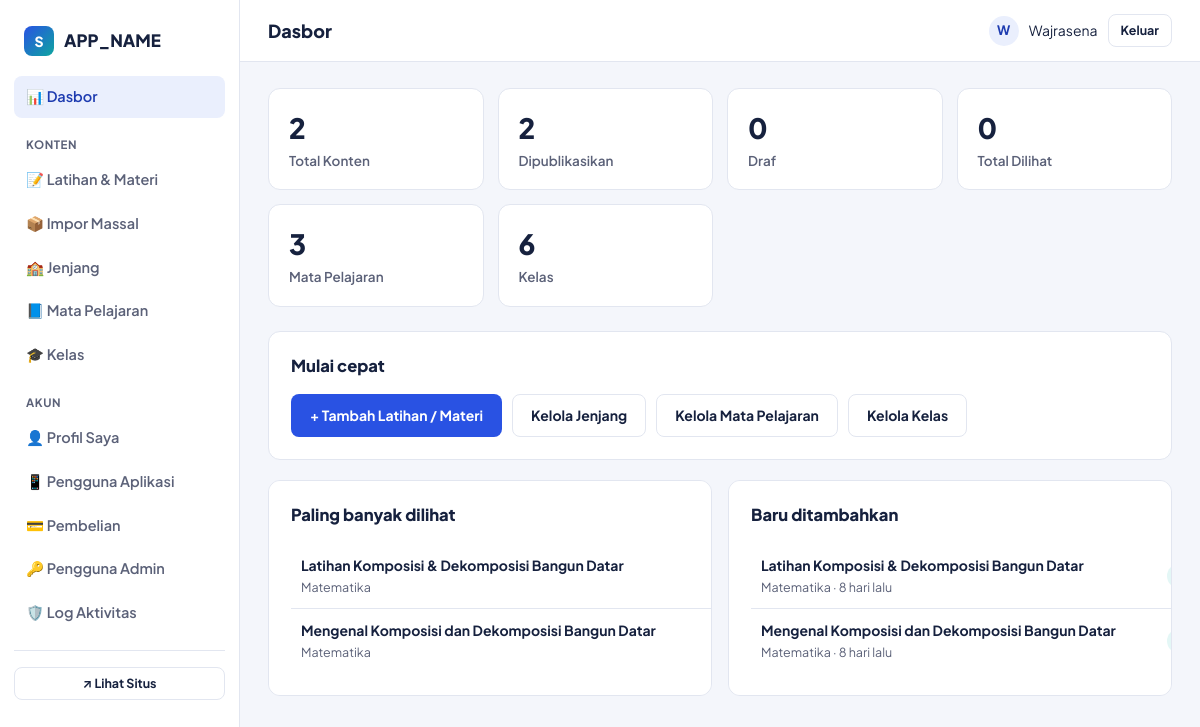
/admin/index.php (signed in), run on the app's committed database.
### tables this page shows
CREATE TABLE IF NOT EXISTS topik (
    id              INT UNSIGNED AUTO_INCREMENT PRIMARY KEY,
    kelas_id        INT UNSIGNED NOT NULL,
    tipe            ENUM('latihan','materi') NOT NULL DEFAULT 'latihan',
    judul           VARCHAR(200) NOT NULL,
    slug            VARCHAR(220) NOT NULL,
    deskripsi       VARCHAR(500) NULL,
    tingkat         ENUM('mudah','sedang','sulit') NULL,
    jumlah_soal     SMALLINT UNSIGNED NULL,
    file_path       VARCHAR(255) NULL,       
    konten          LONGTEXT NULL,           
    emoji           VARCHAR(10) NULL DEFAULT '📝',
    status          ENUM('draft','published') NOT NULL DEFAULT 'published',
    berbayar_mobile TINYINT(1) NOT NULL DEFAULT 0,    
    harga           INT UNSIGNED NULL,                
    dilihat         INT UNSIGNED NOT NULL DEFAULT 0,
    dibuat_oleh     INT UNSIGNED NULL,
    created_at      DATETIME NOT NULL DEFAULT CURRENT_TIMESTAMP,
    updated_at      DATETIME NOT NULL DEFAULT CURRENT_TIMESTAMP ON UPDATE CURRENT_TIMESTAMP,
    UNIQUE KEY uq_topik_slug (kelas_id, slug),
    KEY idx_topik_status (status),
    KEY idx_topik_tipe (tipe),
    CONSTRAINT fk_topik_kelas FOREIGN KEY (kelas_id) REFERENCES kelas(id) ON DELETE CASCADE,
    CONSTRAINT fk_topik_admin FOREIGN KEY (dibuat_oleh) REFERENCES admin_users(id) ON DELETE SET NULL,
    FULLTEXT KEY ft_topik_cari (judul, deskripsi)
);

CREATE TABLE IF NOT EXISTS mapel (
    id          INT UNSIGNED AUTO_INCREMENT PRIMARY KEY,
    jenjang_id  INT UNSIGNED NOT NULL,
    nama        VARCHAR(100) NOT NULL,
    slug        VARCHAR(100) NOT NULL,
    emoji       VARCHAR(10)  NULL DEFAULT '📘',
    urutan      INT UNSIGNED NOT NULL DEFAULT 0,
    created_at  DATETIME NOT NULL DEFAULT CURRENT_TIMESTAMP,
    UNIQUE KEY uq_mapel_slug (jenjang_id, slug),
    CONSTRAINT fk_mapel_jenjang FOREIGN KEY (jenjang_id) REFERENCES jenjang(id) ON DELETE CASCADE
);

### includes/functions.php (called while the page is built, shortened)
<?php
require_once __DIR__ . '/db.php';
function h(?string $value): string
{
    return htmlspecialchars($value ?? '', ENT_QUOTES, 'UTF-8');
}
function waktu_relatif(string $datetime): string
{
    $selisih = time() - strtotime($datetime);
    if ($selisih < 2592000) return floor($selisih / 86400) . ' hari lalu';
    return format_tanggal($datetime);
}
function url_publik(string $path = ''): string
{
    return rtrim(APP_URL, '/') . '/' . ltrim($path, '/');
}
function format_judul(string $judul): string
{
    return $judul;
}

### includes/db.php (called while the page is built, shortened)
<?php
function db(): PDO
{
    static $pdo = null;
    if ($pdo === null) {
        $dsn = 'mysql:host=' . DB_HOST . ';dbname=' . DB_NAME . ';charset=' . DB_CHARSET;
        $options = [
            PDO::ATTR_ERRMODE            => PDO::ERRMODE_EXCEPTION,
            PDO::ATTR_DEFAULT_FETCH_MODE => PDO::FETCH_ASSOC,
            PDO::ATTR_EMULATE_PREPARES   => false,
        ];
        try {
            $pdo = new PDO($dsn, DB_USER, DB_PASS, $options);
        } catch (PDOException $e) {
            error_log('Koneksi database gagal: ' . $e->getMessage());
            http_response_code(500);
            if (APP_ENV === 'production') {
                die('Situs sedang mengalami gangguan. Silakan coba beberapa saat lagi.');
            }
            die('Koneksi database gagal: ' . $e->getMessage());
        }
    }
    return $pdo;
}

### includes/auth.php (called while the page is built, shortened)
<?php
require_once __DIR__ . '/functions.php';
function admin_saat_ini(): ?array
{
    static $cache = null;
    if ($cache === null) {
        $stmt = db()->prepare('SELECT id, username, nama, peran, aktif FROM admin_users WHERE id = :id');
        $stmt->execute(['id' => $_SESSION['admin_id']]);
        $cache = $stmt->fetch() ?: null;
    }
    return $cache;
}

### admin/includes/bootstrap.php (called while the page is built, shortened)
<?php
require_once __DIR__ . '/../../includes/functions.php';
require_once __DIR__ . '/../../includes/auth.php';
$admin = admin_saat_ini();

### admin/index.php (the view, shortened to what this page needs)
<?php
require_once __DIR__ . '/includes/bootstrap.php';
$pdo = db();
$stat = [
    'jenjang' => (int)$pdo->query('SELECT COUNT(*) AS n FROM jenjang')->fetch()['n'],
    'mapel'   => (int)$pdo->query('SELECT COUNT(*) AS n FROM mapel')->fetch()['n'],
    'kelas'   => (int)$pdo->query('SELECT COUNT(*) AS n FROM kelas')->fetch()['n'],
    'topik'   => (int)$pdo->query("SELECT COUNT(*) AS n FROM topik")->fetch()['n'],
    'published' => (int)$pdo->query("SELECT COUNT(*) AS n FROM topik WHERE status='published'")->fetch()['n'],
    'draft'   => (int)$pdo->query("SELECT COUNT(*) AS n FROM topik WHERE status='draft'")->fetch()['n'],
    'dilihat' => (int)$pdo->query('SELECT COALESCE(SUM(dilihat),0) AS n FROM topik')->fetch()['n'],
];
$terpopuler = $pdo->query(
    "SELECT t.judul, t.slug, t.dilihat, t.tipe, k.slug AS kelas_slug, m.nama AS mapel_nama
     FROM topik t JOIN kelas k ON k.id = t.kelas_id JOIN mapel m ON m.id = k.mapel_id
     WHERE t.status = 'published' ORDER BY t.dilihat DESC LIMIT 6"
)->fetchAll();
$terbaru = $pdo->query(
    "SELECT t.judul, t.status, t.tipe, t.created_at, m.nama AS mapel_nama
     FROM topik t JOIN kelas k ON k.id = t.kelas_id JOIN mapel m ON m.id = k.mapel_id
     ORDER BY t.created_at DESC LIMIT 6"
)->fetchAll();
$judul_admin = 'Dasbor';
$menuAktif = 'dasbor';
require __DIR__ . '/includes/admin_header.php';
?>
<div class="stat-grid">
    <div class="stat-card"><div class="angka"><?= $stat['topik'] ?></div><div class="label">Total Konten</div></div>
    <div class="stat-card"><div class="angka"><?= $stat['published'] ?></div><div class="label">Dipublikasikan</div></div>
    <div class="stat-card"><div class="angka"><?= $stat['draft'] ?></div><div class="label">Draf</div></div>
    <div class="stat-card"><div class="angka"><?= $stat['dilihat'] ?></div><div class="label">Total Dilihat</div></div>
    <div class="stat-card"><div class="angka"><?= $stat['mapel'] ?></div><div class="label">Mata Pelajaran</div></div>
    <div class="stat-card"><div class="angka"><?= $stat['kelas'] ?></div><div class="label">Kelas</div></div>
</div>
<div class="panel">
    <div class="panel-head">
        <h2>Mulai cepat</h2>
    </div>
    <div style="display:flex; gap:10px; flex-wrap:wrap;">
        <a href="topik_form.php" class="btn btn-primary">+ Tambah Latihan / Materi</a>
        <a href="jenjang.php" class="btn btn-outline">Kelola Jenjang</a>
        <a href="mapel.php" class="btn btn-outline">Kelola Mata Pelajaran</a>
        <a href="kelas.php" class="btn btn-outline">Kelola Kelas</a>
    </div>
</div>
<div class="form-2col">
    <div class="panel">
        <div class="panel-head"><h2>Paling banyak dilihat</h2></div>
        <?php if ($terpopuler): ?>
        <table class="tabel">
            <?php foreach ($terpopuler as $t): ?>
            <tr>
                <td>
                    <strong><?= h(format_judul($t['judul'])) ?></strong><br>
                    <span style="color:var(--muted); font-size:12.5px;"><?= h($t['mapel_nama']) ?></span>
                </td>
            </tr>
            <?php endforeach; ?>
        </table>
        <?php else: ?>
            <p class="kosong-admin">Belum ada data.</p>
        <?php endif; ?>
    </div>
    <div class="panel">
        <div class="panel-head"><h2>Baru ditambahkan</h2></div>
        <?php if ($terbaru): ?>
        <table class="tabel">
            <?php foreach ($terbaru as $t): ?>
            <tr>
                <td>
                    <strong><?= h(format_judul($t['judul'])) ?></strong><br>
                    <span style="color:var(--muted); font-size:12.5px;"><?= h($t['mapel_nama']) ?> · <?= waktu_relatif($t['created_at']) ?></span>
                </td>
                <td style="text-align:right;">
                    <span class="status-pill <?= h($t['status']) ?>"><?= $t['status'] === 'published' ? 'Terbit' : 'Draf' ?></span>
                </td>
            </tr>
            <?php endforeach; ?>
        </table>
        <?php else: ?>
            <p class="kosong-admin">Belum ada data.</p>
        <?php endif; ?>
    </div>
</div>
<?php require __DIR__ . '/includes/admin_footer.php'; ?>

### admin/includes/admin_header.php (shortened to what this page needs)
<?php
$judul_admin = $judul_admin ?? 'Dasbor';
$menuAktif = $menuAktif ?? '';
?>
<!DOCTYPE html>
<html lang="id">
<head>
<link rel="stylesheet" href="<?= h(url_publik('assets/css/admin.css')) ?>">
</head>
<body>
<div class="admin-shell">
    <aside class="sidebar">
        <div class="brand">
            <span class="mark">S</span>
            <span><?= h(APP_NAME) ?></span>
        </div>
        <nav>
            <a href="index.php" class="<?= $menuAktif === 'dasbor' ? 'aktif' : '' ?>">📊 Dasbor</a>
            <div class="grup-label">Konten</div>
            <a href="topik.php" class="<?= $menuAktif === 'topik' ? 'aktif' : '' ?>">📝 Latihan &amp; Materi</a>
            <a href="impor_massal.php" class="<?= $menuAktif === 'impor' ? 'aktif' : '' ?>">📦 Impor Massal</a>
            <a href="jenjang.php" class="<?= $menuAktif === 'jenjang' ? 'aktif' : '' ?>">🏫 Jenjang</a>
            <a href="mapel.php" class="<?= $menuAktif === 'mapel' ? 'aktif' : '' ?>">📘 Mata Pelajaran</a>
            <a href="kelas.php" class="<?= $menuAktif === 'kelas' ? 'aktif' : '' ?>">🎓 Kelas</a>
            <div class="grup-label">Akun</div>
            <a href="profil.php" class="<?= $menuAktif === 'profil' ? 'aktif' : '' ?>">👤 Profil Saya</a>
            <a href="pengguna_app.php" class="<?= $menuAktif === 'pengguna_app' ? 'aktif' : '' ?>">📱 Pengguna Aplikasi</a>
            <a href="pembelian.php" class="<?= $menuAktif === 'pembelian' ? 'aktif' : '' ?>">💳 Pembelian</a>
            <?php if ($admin['peran'] === 'super_admin'): ?>
            <a href="users.php" class="<?= $menuAktif === 'users' ? 'aktif' : '' ?>">🔑 Pengguna Admin</a>
            <a href="log.php" class="<?= $menuAktif === 'log' ? 'aktif' : '' ?>">🛡️ Log Aktivitas</a>
            <?php endif; ?>
        </nav>
        <div class="lihat-situs">
            <a href="<?= h(url_publik('index.php')) ?>" target="_blank" class="btn btn-outline btn-sm" style="width:100%;">↗ Lihat Situs</a>
        </div>
    </aside>
    <div class="admin-main">
        <div class="admin-topbar">
            <h1><?= h($judul_admin) ?></h1>
            <div class="admin-user">
                <div class="avatar"><?= h(strtoupper(substr($admin['nama'], 0, 1))) ?></div>
                <span><?= h($admin['nama']) ?></span>
                <a href="logout.php" class="btn btn-outline btn-sm">Keluar</a>
            </div>
        </div>
        <div class="admin-content">

### assets/css/admin.css (style rules this page uses)
:root { --ink: #16213E; --muted: #5B6178; --paper: #FFFFFF; --bg: #F4F6FB; --line: #E2E6F0; --primary: #2952E3; --primary-dark: #1D3BB0; --primary-tint: #EAEFFD; --accent: #FF8C42; --accent-tint: #FFF1E4; --teal: #0EA5A0; --teal-tint: #E4F7F6; --success: #17A672; --danger: #E0483E; --danger-tint: #FDEBEA; --radius-sm: 8px; --radius-md: 12px; --radius-lg: 18px; --sidebar-w: 240px; }
* { box-sizing: border-box; }
html { overflow-x: hidden; }
body { margin: 0; font-family: 'Plus Jakarta Sans', -apple-system, BlinkMacSystemFont, 'Segoe UI', sans-serif; background: var(--bg); color: var(--ink); line-height: 1.5; overflow-x: hidden; width: 100%; }
a { color: inherit; text-decoration: none; }
.admin-shell { display: flex; min-height: 100vh; }
.sidebar { width: var(--sidebar-w); background: var(--paper); border-right: 1px solid var(--line); flex-shrink: 0; padding: 20px 14px; position: sticky; top: 0; height: 100vh; overflow-y: auto; }
.sidebar .brand { display: flex; align-items: center; gap: 10px; font-weight: 800; font-size: 17px; padding: 6px 10px 20px; }
.sidebar .brand .mark { width: 30px; height: 30px; border-radius: 8px; background: linear-gradient(135deg, var(--primary), var(--teal)); color: #fff; display: flex; align-items: center; justify-content: center; font-weight: 800; font-size: 14px; flex-shrink: 0; }
.sidebar nav a { display: flex; align-items: center; gap: 10px; padding: 10px 12px; border-radius: var(--radius-sm); font-weight: 600; font-size: 14.5px; color: var(--muted); margin-bottom: 2px; }
.sidebar nav a.aktif { background: var(--primary-tint); color: var(--primary-dark); }
.sidebar .grup-label { font-size: 11.5px; text-transform: uppercase; letter-spacing: .05em; color: var(--muted); font-weight: 700; margin: 18px 12px 6px; }
.sidebar .lihat-situs { margin-top: 16px; padding-top: 16px; border-top: 1px solid var(--line); }
.admin-main { flex: 1; min-width: 0; }
.admin-topbar { background: var(--paper); border-bottom: 1px solid var(--line); height: 62px; display: flex; align-items: center; justify-content: space-between; padding: 0 28px; position: sticky; top: 0; z-index: 10; }
.admin-topbar h1 { font-size: 18px; margin: 0; font-weight: 800; }
.admin-user { display: flex; align-items: center; gap: 10px; font-size: 14px; }
.admin-user .avatar { width: 30px; height: 30px; border-radius: 50%; background: var(--primary-tint); color: var(--primary-dark); display: flex; align-items: center; justify-content: center; font-weight: 700; font-size: 13px; }
.admin-content { padding: 26px 28px 60px; }
.stat-grid { display: grid; grid-template-columns: repeat(auto-fit, minmax(190px, 1fr)); gap: 14px; margin-bottom: 24px; }
.stat-card { background: var(--paper); border: 1.5px solid var(--line); border-radius: var(--radius-md); padding: 18px 20px; }
.stat-card .angka { font-size: 28px; font-weight: 800; letter-spacing: -0.02em; }
.stat-card .label { color: var(--muted); font-size: 13.5px; font-weight: 600; margin-top: 2px; }
.panel { background: var(--paper); border: 1.5px solid var(--line); border-radius: var(--radius-md); padding: 22px; margin-bottom: 20px; max-width: 100%; overflow-x: auto; }
.panel-head { display: flex; align-items: center; justify-content: space-between; margin-bottom: 16px; gap: 12px; flex-wrap: wrap; }
.panel-head h2 { font-size: 16.5px; margin: 0; font-weight: 800; }
table.tabel { width: 100%; min-width: 480px; border-collapse: collapse; font-size: 14px; }
table.tabel th, table.tabel td { text-align: left; padding: 11px 10px; border-bottom: 1px solid var(--line); vertical-align: middle; }
table.tabel tr:last-child td { border-bottom: none; }
.status-pill { display: inline-flex; align-items: center; gap: 5px; padding: 3px 10px; border-radius: 999px; font-size: 12px; font-weight: 700; }
.status-pill.published { background: var(--teal-tint); color: #0B7A76; }
.form-2col { display: grid; grid-template-columns: 1fr 1fr; gap: 16px; }
.btn { display: inline-flex; align-items: center; justify-content: center; gap: 8px; padding: 10px 18px; border-radius: var(--radius-sm); font-weight: 700; font-size: 14px; border: 1.5px solid transparent; cursor: pointer; font-family: inherit; }
.btn-primary { background: var(--primary); color: #fff; }
.btn-outline { background: var(--paper); border-color: var(--line); color: var(--ink); }
.btn-sm { padding: 6px 12px; font-size: 12.5px; }

### data on the page
topik: judul "Latihan Komposisi & Dekomposisi Bangun Datar", mapel.nama "Matematika", created_at "8 hari lalu"
topik: judul "Mengenal Komposisi dan Dekomposisi Bangun Datar", mapel.nama "Matematika", created_at "8 hari lalu"

### other printed values
APP_NAME "APP_NAME"
$judul_admin "Dasbor"
substr($admin['nama'], 0, 1) "W"
$admin['nama'] "Wajrasena"
$stat['topik'] "2"
$stat['published'] "2"
$stat['draft'] "0"
$stat['dilihat'] "0"
$stat['mapel'] "3"
$stat['kelas'] "6"
